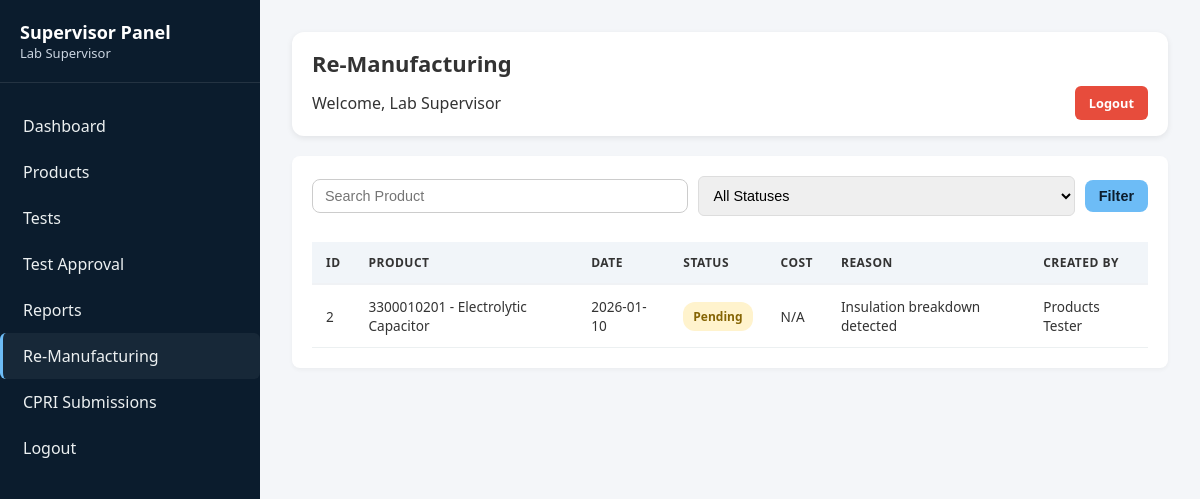
Page /backend/supervisor/modules/remanufacturing/list.php (signed in) on the committed database.
### tables this page shows
CREATE TABLE `remanufacturing_records` (
  `remanufacturing_id` int(11) NOT NULL,
  `product_id` varchar(10) NOT NULL,
  `original_test_id` varchar(12) DEFAULT NULL,
  `remanufacturing_date` date NOT NULL,
  `reason` text NOT NULL,
  `cost` decimal(10,2) DEFAULT NULL,
  `completed_date` date DEFAULT NULL,
  `new_product_id` varchar(10) DEFAULT NULL,
  `status` enum('Pending','In Progress','Completed') DEFAULT 'Pending',
  `remarks` text DEFAULT NULL,
  `created_by` int(11) NOT NULL,
  `created_at` timestamp NOT NULL DEFAULT current_timestamp()
);

CREATE TABLE `products` (
  `product_id` varchar(10) NOT NULL,
  `product_type_id` int(11) NOT NULL,
  `product_name` varchar(150) NOT NULL,
  `product_code` varchar(6) NOT NULL,
  `revision_number` varchar(2) NOT NULL,
  `manufacturing_number` varchar(2) NOT NULL,
  `batch_number` varchar(50) DEFAULT NULL,
  `manufacturing_date` date NOT NULL,
  `quantity` int(11) DEFAULT 1,
  `specifications` text DEFAULT NULL,
  `current_status` enum('In Testing','Passed','Failed','Re-Manufacturing','Sent to CPRI') DEFAULT 'In Testing',
  `cpri_submission_date` date DEFAULT NULL,
  `remarks` text DEFAULT NULL,
  `created_by` int(11) NOT NULL,
  `created_at` timestamp NOT NULL DEFAULT current_timestamp(),
  `updated_at` timestamp NOT NULL DEFAULT current_timestamp() ON UPDATE current_timestamp()
);

CREATE TABLE `users` (
  `user_id` int(11) NOT NULL,
  `username` varchar(50) NOT NULL,
  `password` varchar(255) NOT NULL,
  `full_name` varchar(100) NOT NULL,
  `email` varchar(100) NOT NULL,
  `phone` varchar(15) DEFAULT NULL,
  `user_type` enum('Admin','Tester','Supervisor') NOT NULL,
  `is_active` tinyint(1) DEFAULT 1,
  `created_at` timestamp NOT NULL DEFAULT current_timestamp(),
  `last_login` timestamp NULL DEFAULT NULL
);

### backend/supervisor/modules/remanufacturing/list.php (the view, shortened to what this page needs)
<?php
require_once "../../../config/database.php";
$user_name = isset($_SESSION['full_name']) ? $_SESSION['full_name'] : 'Supervisor';
$search_term = $_GET['search'] ?? '';
$query = "SELECT r.remanufacturing_id, r.product_id, r.remanufacturing_date, r.status,
                 r.cost, r.reason, r.completed_date, r.new_product_id,
                 p.product_name, u.full_name AS created_by_name
          FROM remanufacturing_records r
          JOIN products p ON r.product_id = p.product_id
          JOIN users u ON r.created_by = u.user_id
          WHERE 1=1";
$query .= " ORDER BY r.remanufacturing_date DESC";
$stmt = $conn->prepare($query);
$stmt->execute();
$records = $stmt->get_result()->fetch_all(MYSQLI_ASSOC);
?>
<!DOCTYPE html>
<html lang="en">
<head>
    <link rel="stylesheet" href="../../public/style.css">
</head>
<body>
    <div class="dashboard-container">
        <aside class="sidebar">
            <div class="sidebar-header">
                <h2>Supervisor Panel</h2>
                <p><?php echo htmlspecialchars($user_name); ?></p>
            </div>
            <ul class="sidebar-menu">
                <li><a href="../../index.php">Dashboard</a></li>
                <li><a href="../products/list.php">Products</a></li>
                <li><a href="../products/tests.php">Tests</a></li>
                <li><a href="../products/test_approval.php">Test Approval</a></li>
                <li><a href="../reports/index.php">Reports</a></li>
                <li><a href="list.php" class="active">Re-Manufacturing</a></li>
                <li><a href="../cpri/list.php">CPRI Submissions</a></li>
                <li><a href="../../../logout.php">Logout</a></li>
            </ul>
        </aside>
        <main class="main-content">
            <div class="top-bar">
                <h1>Re-Manufacturing</h1>
                <div class="user-info">Welcome, <?php echo htmlspecialchars($user_name); ?> <a href="../../../logout.php" class="btn" style="margin-left:12px;background:#e74c3c;">Logout</a></div>
            </div>
            <div class="content-section">
                <form method="get" class="filters">
                    <input type="text" name="search" placeholder="Search Product" value="<?php echo htmlspecialchars($search_term); ?>">
                    <select name="status">
                        <option value="">All Statuses</option>
                    </select>
                    <button class="btn" type="submit">Filter</button>
                </form>
                <div class="table-responsive">
                    <table>
                        <thead>
                            <tr>
                                <th>ID</th>
                                <th>Product</th>
                                <th>Date</th>
                                <th>Status</th>
                                <th>Cost</th>
                                <th>Reason</th>
                                <th>Created By</th>
                            </tr>
                        </thead>
                        <tbody>
                            <?php if (!$records): ?>
                                <tr><td colspan="7" style="text-align:center;color:#777;padding:20px;">No records found</td></tr>
                            <?php else: ?>
                                <?php foreach ($records as $row): ?>
                                    <?php
                                    $badge = 'badge-pending';
                                    ?>
                                    <tr>
                                        <td><?php echo htmlspecialchars($row['remanufacturing_id']); ?></td>
                                        <td><?php echo htmlspecialchars($row['product_id'] . ' - ' . $row['product_name']); ?></td>
                                        <td><?php echo htmlspecialchars($row['remanufacturing_date']); ?></td>
                                        <td><span class="badge <?php echo $badge; ?>"><?php echo htmlspecialchars($row['status']); ?></span></td>
                                        <td><?php echo $row['cost'] ? '₹' . number_format($row['cost'], 2) : 'N/A'; ?></td>
                                        <td><?php echo htmlspecialchars($row['reason']); ?></td>
                                        <td><?php echo htmlspecialchars($row['created_by_name']); ?></td>
                                    </tr>
                                <?php endforeach; ?>
                            <?php endif; ?>
                        </tbody>
                    </table>
                </div>
            </div>
        </main>
    </div>
</body>
</html>

### backend/supervisor/public/style.css (style rules this page uses)
:root { --navy:#0b1c2d; --text:#1e293b; --accent:#6dbcf6; --glass:#ffffff; --success:#d4edda; --success-text:#155724; --error:#f8d7da; --error-text:#721c24; --info:#d1ecf1; --info-text:#0c5460; --warning:#fff3cd; --warning-text:#856404; --purple:#f0e6ff; --purple-text:#4b2c6f; }
* { margin:0; padding:0; box-sizing:border-box; }
body { font-family:"Segoe UI",sans-serif; background:#f4f6f9; color:var(--text); overflow-x:hidden; }
.dashboard-container { display:flex; width:100%; min-height:100vh; }
.sidebar { width:260px; background:var(--navy); color:#fff; padding:20px 0; height:100vh; position:sticky; top:0; flex-shrink:0; }
.sidebar-header { padding:0 20px 20px; border-bottom:1px solid rgba(255,255,255,0.1); }
.sidebar-header h2 { font-size:18px; }
.sidebar-header p { font-size:13px;color:#cbd5e1; }
.sidebar-menu { list-style:none;padding:20px 0; }
.sidebar-menu a { display:block; padding:12px 20px; text-decoration:none; color:#fff; transition:.3s; }
.sidebar-menu a { display:block; padding:12px 20px; color:#ecf0f1; border-left:3px solid transparent; border-radius:6px; transition:0.3s; }
.sidebar-menu a:hover, .sidebar-menu a.active { background: rgba(255,255,255,0.05); border-left:3px solid var(--accent); }
.main-content { flex:1; padding:24px; width:100%; min-width:0; }
.top-bar { background:#fff; border-radius:12px; padding:16px 20px; margin-bottom:20px; display:flex; flex-wrap:wrap; width:100%; box-shadow:0 2px 6px rgba(0,0,0,.08); }
.top-bar h1 { width:100%; font-size:22px; margin-bottom:8px; }
.user-info { width:100%; display:flex; justify-content:space-between; align-items:center; }
.content-section { background:#fff; padding:20px; border-radius:12px; width:100%; }
.content-section > div { display:flex; gap:12px; width:100%; flex-wrap:wrap; }
.content-section .btn { background:var(--accent); color:var(--navy); padding:8px 14px; border-radius:8px; text-decoration:none; font-size:.9rem; }
.table-responsive { width:100%; overflow-x:auto; margin-top:16px; }
table { width:100%; min-width:720px; border-collapse:collapse; }
th,td { padding:12px; text-align:left; font-size:.9rem; }
th { background:#f1f5f9; text-transform:uppercase; font-size:.8rem; }
@media (min-width:1200px) { .main-content { padding:32px; } }
.filters { display: flex; flex-wrap: wrap; gap: 12px; margin-bottom: 20px; }
.filters input[type="text"], .filters select { padding: 8px 12px; border-radius: 8px; border: 1px solid #ccc; font-size: 0.9rem; flex: 1 1 200px; min-width: 120px; }
.filters button { background: var(--accent); color: var(--navy); padding: 8px 16px; border: none; border-radius: 8px; font-size: 0.9rem; cursor: pointer; transition: 0.3s; }
.badge { display: inline-block; padding: 6px 12px; border-radius: 14px; font-size: 0.8rem; font-weight: 600; text-align: center; }
.badge-pending { background: var(--info); color: var(--info-text); }
table th, table td { vertical-align: middle; }
.table-responsive table tr td span.badge { white-space: nowrap; }
.sidebar { width:260px; background:var(--navy); color:#fff; height:100vh; top:0; flex-shrink:0; display:flex; flex-direction:column; }
.sidebar-header { padding:0 20px 20px; border-bottom:1px solid rgba(255,255,255,0.1); flex-shrink:0; }
.sidebar-menu { list-style:none; padding:20px 0; flex:1; overflow-y:auto; overflow-x:hidden; scrollbar-width: thin; scrollbar-color: var(--accent) rgba(255,255,255,0.1); }
.sidebar-menu a { display:block; padding:12px 20px; text-decoration:none; color:#ecf0f1; border-left:3px solid transparent; border-radius:6px; transition:0.3s; }
.content-section table { width:100%; border-collapse:collapse; min-width:720px; }
.content-section th, .content-section td { padding:12px 14px; font-size:0.85rem; text-align:left; vertical-align:middle; }
.content-section th { background:#f1f5f9; font-size:0.75rem; text-transform:uppercase; letter-spacing:0.04em; }
.content-section { overflow-x:auto; }
.badge { display:inline-block; padding:6px 12px; font-size:0.75rem; font-weight:600; border-radius:14px; white-space:nowrap; }
.badge-pending { background:#e2e8f0; color:#475569; }
.btn { display:inline-block; text-decoration:none; border-radius:8px; font-size:0.8rem; padding:6px 14px; font-weight:600; }
.filters { display: flex; flex-wrap: wrap; gap: 10px; align-items: flex-start; }

### rows in the picture
remanufacturing_records: remanufacturing_id "2", product.product_name "3300010201 - Electrolytic Capacitor", remanufacturing_date "2026-01-10", status "Pending", shows "N/A", reason "Insulation breakdown detected", created_by.full_name "Products Tester"

### other values in the picture
$user_name "Lab Supervisor"
